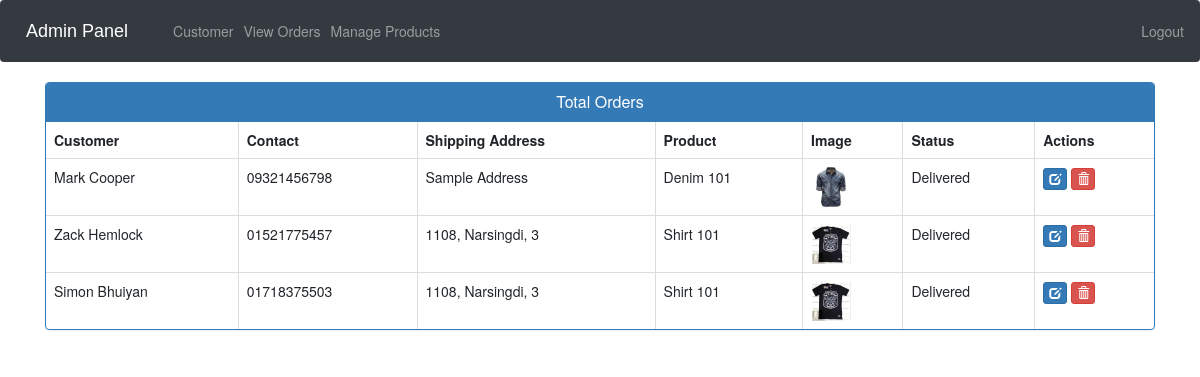
The page /admin-view-booking (signed in) on the database its author committed.
### ecom/models.py (models this page shows, shortened)
class Customer(models.Model):
    user=models.OneToOneField(User,on_delete=models.CASCADE)
    profile_pic= models.ImageField(upload_to='profile_pic/CustomerProfilePic/',null=True,blank=True)
    address = models.CharField(max_length=40)
    mobile = models.CharField(max_length=20,null=False)
    @property
    def get_name(self):
        return self.user.first_name+" "+self.user.last_name

class Orders(models.Model):
    STATUS =(
        ('Pending','Pending'),
        ('Order Confirmed','Order Confirmed'),
        ('Out for Delivery','Out for Delivery'),
        ('Delivered','Delivered'),
    )
    customer=models.ForeignKey('Customer', on_delete=models.CASCADE,null=True)
    product=models.ForeignKey('Product',on_delete=models.CASCADE,null=True)
    email = models.CharField(max_length=50,null=True)
    address = models.CharField(max_length=500,null=True)
    mobile = models.CharField(max_length=20,null=True)
    order_date= models.DateField(auto_now_add=True,null=True)
    status=models.CharField(max_length=50,null=True,choices=STATUS)

class Product(models.Model):
    name=models.CharField(max_length=40)
    product_image= models.ImageField(upload_to='product_image/',null=True,blank=True)
    price = models.PositiveIntegerField()
    description=models.CharField(max_length=40)

### ecom/views.py (the view)
# urls.py: path('admin-view-booking', views.admin_view_booking_view,name='admin-view-booking'),
@login_required(login_url='adminlogin')
def admin_view_booking_view(request):
    orders=models.Orders.objects.all()
    ordered_products=[]
    ordered_bys=[]
    for order in orders:
        ordered_product=models.Product.objects.all().filter(id=order.product.id)
        ordered_by=models.Customer.objects.all().filter(id = order.customer.id)
        ordered_products.append(ordered_product)
        ordered_bys.append(ordered_by)
    return render(request,'ecom/admin_view_booking.html',{'data':zip(ordered_products,ordered_bys,orders)})

### templates/ecom/admin_view_booking.html (shortened to what this page needs)
{% extends 'ecom/admin_base.html' %}
{% load static %}
{% block content %}
<head>
  <link href="//netdna.bootstrapcdn.com/bootstrap/3.0.0/css/bootstrap.min.css" rel="stylesheet" id="bootstrap-css">
</head>
<div class="container">
  <div class="panel panel-primary">
    <div class="panel-heading">
      <h6 class="panel-title">Total Orders</h6>
    </div>
    <table class="table table-hover table-bordered" id="dev-table">
      <thead>
        <tr>
          <th>Customer</th>
          <th>Contact</th>
          <th>Shipping Address</th>
          <th>Product</th>
          <th>Image</th>
          <th>Status</th>
          <th>Actions</th>
        </tr>
      </thead>
      {% for product,customer,order in data %}
      <tr>
        {% for c in customer %}
        <td> {{c.get_name}}</td>
        <td>{{c.mobile}}</td>
        <td>{{order.address}}</td>
        {% endfor %}
        {% for p in product %}
        <td> {{p.name}}</td>
        <td> <img src="{% static p.product_image.url %}" alt="Profile Pic" height="40px" width="40px" /></td>
        <td>{{order.status}}</td>
        <td><a class="btn btn-primary btn-xs" href="{% url 'update-order' order.id  %}"><span class="glyphicon glyphicon-edit"></span></a>
        <a class="btn btn-danger btn-xs" href="{% url 'delete-order' order.id  %}"><span class="glyphicon glyphicon-trash"></span></a></td>
        {% endfor %}
      </tr>
      {% endfor %}
    </table>
  </div>
</div>
{% endblock content %}

### templates/ecom/admin_view_booking.html (style rules this page uses)
a:link { text-decoration: none; }
h6 { text-align: center; }

### rows shown on the page
Orders: address "Sample Address", status "Delivered"
Customer: get_name "Mark Cooper", mobile "09321456798"
Product: name "Denim 101", product_image (picture)
Orders: address "1108, Narsingdi, 3", status "Delivered"
Customer: get_name "Zack Hemlock", mobile "01521775457"
Product: name "Shirt 101", product_image (picture)
Orders: address "1108, Narsingdi, 3", status "Delivered"
Customer: get_name "Simon Bhuiyan", mobile "01718375503"
